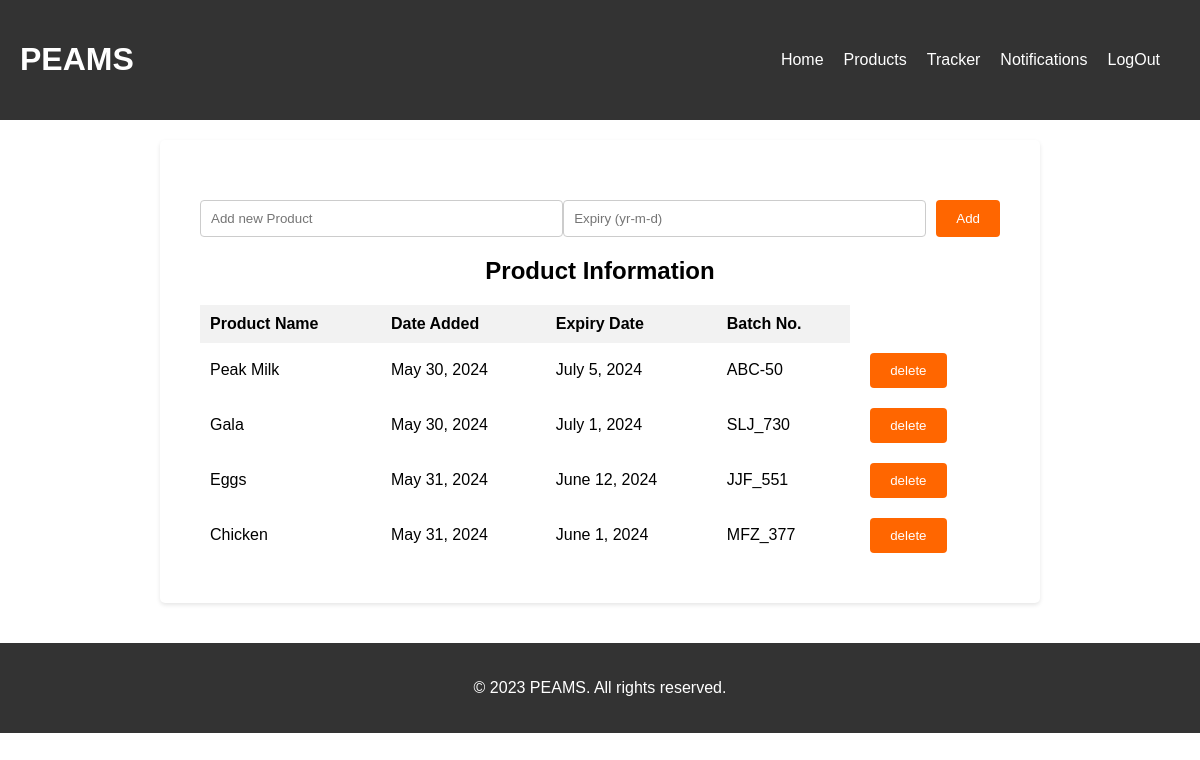
The page /product/ on the database as committed earlier.
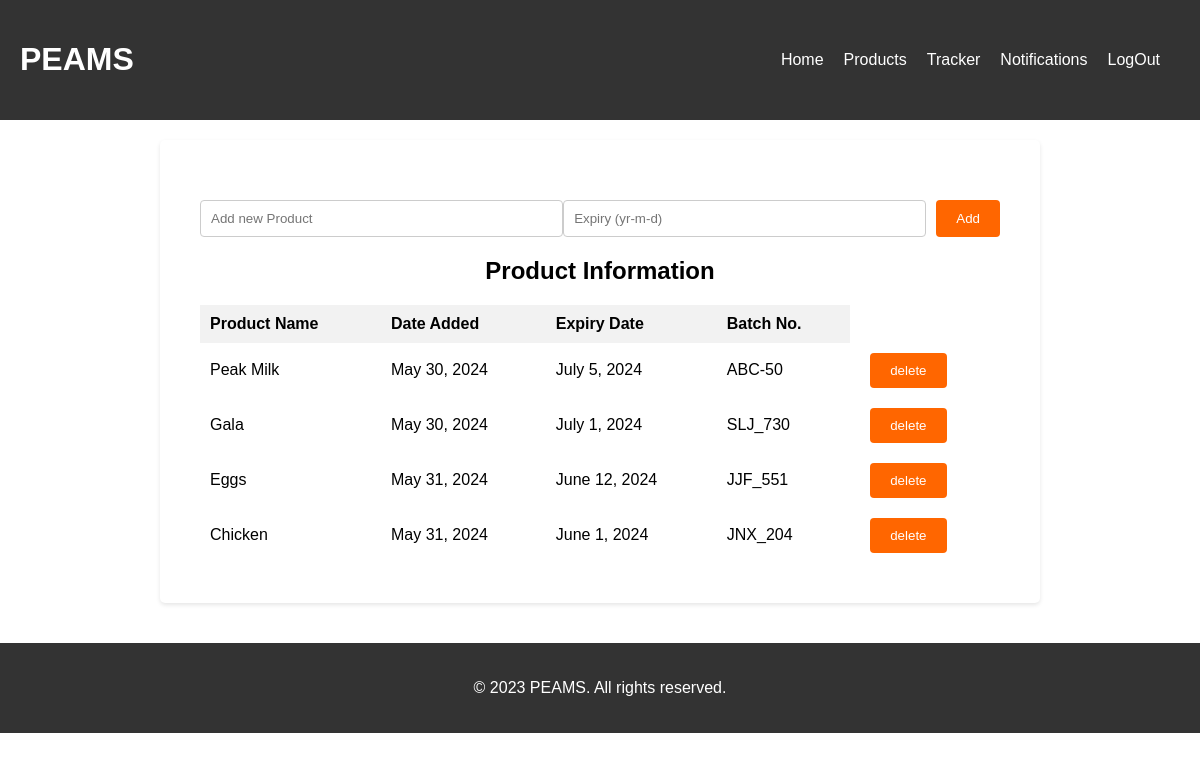
The same page on the database as committed later.
### peams_app/models.py (models this page shows, shortened)
class Product(models.Model):
    name = models.CharField(max_length=150)
    date_added = models.DateField(auto_now_add=True)
    expiry_date = models.DateField()
    batch_no = models.CharField(max_length=50, unique=True)
    expired = models.BooleanField(default=False)
    about_to_expire = models.BooleanField(default=False)
    alert_status = models.CharField(default="okay", max_length=20)

### peams_app/views.py (the view, shortened to what this page needs)
# urls.py: path('product/', views.products, name="products"),
def products(request):
    products = Product.objects.all()
    context = {
        'products' : products,
    }
    return render(request, 'peams_app/product.html', context)

### peams_app/templates/peams_app/product.html (shortened to what this page needs)
{% extends 'peams_app/layout.html' %}
{% load static %}
{% block body %}
    <div class="maiin-content">
        <div class="product-container">
            <form class="add-item" action="{% url 'products' %}" method="post">
                <input type="text" id="new-item-input" name="product" placeholder="Add new Product">
                <input type="text" name="expiry" placeholder="Expiry (yr-m-d)">
                <button id="addItemBtn">Add</button>
            </form>
            <h2>Product Information</h2>
            <table>
                <thead>
                    <tr>
                        <th>Product Name</th>
                        <th>Date Added</th>
                        <th>Expiry Date</th>
                        <th>Batch No.</th>
                    </tr>
                </thead>
                <tbody>
                    {% for product in products %}
                        <tr>
                            <td>{{ product.name }}</td>
                            <td>{{ product.date_added }}</td>
                            <td>{{ product.expiry_date }}</td>
                            <td>{{ product.batch_no }}</td>
                            <td><a href="{% url 'delete-product' product.batch_no %}"><button>delete</button></a></td>
                        </tr>
                    {% endfor %}
                </tbody>
            </table>
        </div>
    </div>
{% endblock %}

Rows that differ between the two databases and show on the page:
changed Product "Chicken": batch_no "MFZ_377" → "JNX_204"
